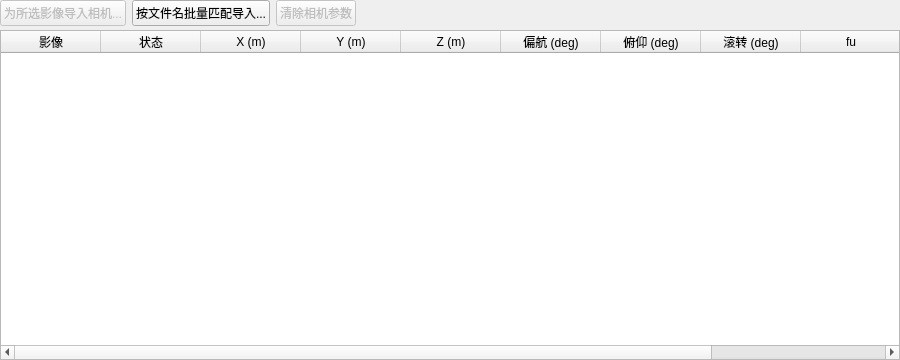
<?xml version="1.0" encoding="UTF-8"?>
<ui version="4.0">
 <class>ReferencePanelWidget</class>
 <widget class="QWidget" name="ReferencePanelWidget">
  <property name="geometry">
   <rect>
    <x>0</x>
    <y>0</y>
    <width>900</width>
    <height>360</height>
   </rect>
  </property>
  <layout class="QVBoxLayout" name="mainLayout">
   <property name="spacing">
    <number>4</number>
   </property>
   <property name="leftMargin">
    <number>0</number>
   </property>
   <property name="topMargin">
    <number>0</number>
   </property>
   <property name="rightMargin">
    <number>0</number>
   </property>
   <property name="bottomMargin">
    <number>0</number>
   </property>
   <item>
    <layout class="QHBoxLayout" name="buttonLayout">
     <property name="spacing">
      <number>6</number>
     </property>
     <item>
      <widget class="QPushButton" name="m_exactImportBtn">
       <property name="enabled">
        <bool>false</bool>
       </property>
       <property name="text">
        <string>为所选影像导入相机...</string>
       </property>
      </widget>
     </item>
     <item>
      <widget class="QPushButton" name="m_batchImportBtn">
       <property name="text">
        <string>按文件名批量匹配导入...</string>
       </property>
      </widget>
     </item>
     <item>
      <widget class="QPushButton" name="m_clearCameraBtn">
       <property name="enabled">
        <bool>false</bool>
       </property>
       <property name="text">
        <string>清除相机参数</string>
       </property>
      </widget>
     </item>
     <item>
      <spacer name="buttonSpacer">
       <property name="orientation">
        <enum>Qt::Horizontal</enum>
       </property>
       <property name="sizeType">
        <enum>QSizePolicy::Expanding</enum>
       </property>
       <property name="sizeHint" stdset="0">
        <size>
         <width>40</width>
         <height>20</height>
        </size>
       </property>
      </spacer>
     </item>
    </layout>
   </item>
   <item>
    <widget class="QTableWidget" name="m_table">
     <property name="editTriggers">
      <set>QAbstractItemView::NoEditTriggers</set>
     </property>
     <property name="selectionMode">
      <enum>QAbstractItemView::ExtendedSelection</enum>
     </property>
     <property name="selectionBehavior">
      <enum>QAbstractItemView::SelectRows</enum>
     </property>
     <column>
      <property name="text">
       <string>影像</string>
      </property>
     </column>
     <column>
      <property name="text">
       <string>状态</string>
      </property>
     </column>
     <column>
      <property name="text">
       <string>X (m)</string>
      </property>
     </column>
     <column>
      <property name="text">
       <string>Y (m)</string>
      </property>
     </column>
     <column>
      <property name="text">
       <string>Z (m)</string>
      </property>
     </column>
     <column>
      <property name="text">
       <string>偏航 (deg)</string>
      </property>
     </column>
     <column>
      <property name="text">
       <string>俯仰 (deg)</string>
      </property>
     </column>
     <column>
      <property name="text">
       <string>滚转 (deg)</string>
      </property>
     </column>
     <column>
      <property name="text">
       <string>fu</string>
      </property>
     </column>
     <column>
      <property name="text">
       <string>fv</string>
      </property>
     </column>
    </widget>
   </item>
  </layout>
 </widget>
 <resources/>
 <connections/>
</ui>
